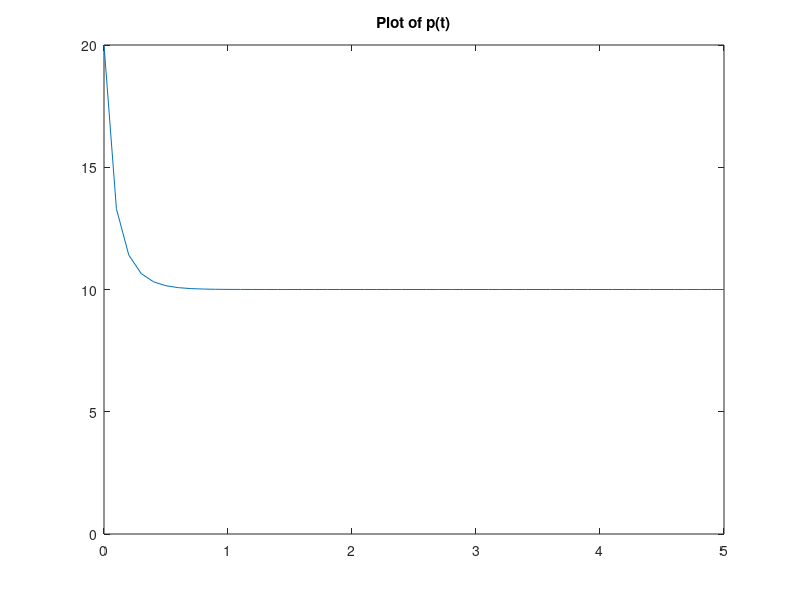

Write MATLAB code to recreate this figure. (Note: this script raises an error after producing the figure.)
p_t = @(t) 200./(20-10*exp(-7*t));
%% a
t = 0:0.1:5;
figure(1);
plot(t, p_t(t));
axis([0,5,0,20]);
title('Plot of p(t)');
hold on;
%% b
y0 = 20;
tEnd = 5;
figure(2);
pre_error = 0;
for i=0:5
    dt = 0.5^i;
    t = 0:dt:tEnd;
    error = sqrt(dt*0.2)*norm(p_t(t)-Euler(y0,dt,tEnd));
    fprintf('Explicit Euler with dt=%f, error is %f, reduction is %f.\n',dt,error,pre_error/error);
    pre_error = error;
    plot(t,Euler(y0,dt,tEnd));    
    hold on;
end
title('Explicit Euler');
axis([0,5,0,20]);
legend('dt=1','dt=1/2','dt=1/4','dt=1/8','dt=1/16','dt=1/32','Location','southeast');

figure(3);
for i=0:5   
    dt = 0.5^i;
    t = 0:dt:tEnd;
    error = sqrt(dt*0.2)*norm(p_t(t)-Heun(y0,dt,tEnd));
    fprintf('Explicit Heun with dt=%f, error is %f, recution is %f.\n',dt,error,pre_error/error);
    pre_error = error;
    plot(t,Heun(y0,dt,tEnd));
    hold on;
end
title('Heun');
axis([0,5,0,20]);
legend('dt=1','dt=1/2','dt=1/4','dt=1/8','dt=1/16','dt=1/32','Location','southeast');
%% c & d
figure(4);
for i=0:5
    dt = 0.5^i;
    t = 0:dt:tEnd;
    error = sqrt(dt*0.2)*norm(p_t(t)-ImplicitEuler(y0,dt,tEnd));
    fprintf('Implicit Euler with dt=%f, error is %f, reduction is %f.\n',dt,error,pre_error/error);
    pre_error = error;
    plot(t,ImplicitEuler(y0,dt,tEnd));    
    hold on;
end
t = 0:0.1:5;
plot(t, p_t(t));
title('Implicit Euler');
axis([0,5,0,20]);
legend('dt=1','dt=1/2','dt=1/4','dt=1/8','dt=1/16','dt=1/32','given solution','Location','southeast');

figure(5);
for i=0:5   
    dt = 0.5^i;
    t = 0:dt:tEnd;
    error = sqrt(dt*0.2)*norm(p_t(t)-AM2nd(y0,dt,tEnd));
    fprintf('Implicit Adam-Moulton with dt=%f, error is %f, reduction is %f.\n',dt,error,pre_error/error);
    pre_error = error;
    plot(t,AM2nd(y0,dt,tEnd));
    hold on;
end
t = 0:0.1:5;
plot(t, p_t(t));
title('2nd order Adams-Moulton');
axis([0,5,0,20]);
legend('dt=1','dt=1/2','dt=1/4','dt=1/8','dt=1/16','dt=1/32','given solution','Location','southeast');
%% e & f
figure(6);
for i=0:5   
    dt = 0.5^i;
    t = 0:dt:tEnd;
    error = sqrt(dt*0.2)*norm(p_t(t)-AM2ndLinear1(y0,dt,tEnd));
    fprintf('Implicit Adam-Moulton with linearization 1 with dt=%f, error is %f, reduction is %f.\n',dt,error,pre_error/error);
    pre_error = error;
    plot(t,AM2ndLinear1(y0,dt,tEnd));
    hold on;
end
t = 0:0.1:5;
plot(t, p_t(t));
title('2nd order Adams-Moulton with linearisation 1');
axis([0,5,0,20]);
legend('dt=1','dt=1/2','dt=1/4','dt=1/8','dt=1/16','dt=1/32','given solution','Location','southeast');

figure(7);
for i=0:5   
    dt = 0.5^i;
    t = 0:dt:tEnd;
    error = sqrt(dt*0.2)*norm(p_t(t)-AM2ndLinear2(y0,dt,tEnd));
    fprintf('Implicit Adam-Moulton with linearization 2 with dt=%f, error is %f, reduction is %f.\n',dt,error,pre_error/error);
    pre_error = error;
    plot(t,AM2ndLinear2(y0,dt,tEnd));
    hold on;
end
t = 0:0.1:5;
plot(t, p_t(t));
title('2nd order Adams-Moulton with linearisation 2');
axis([0,5,0,20]);
legend('dt=1','dt=1/2','dt=1/4','dt=1/8','dt=1/16','dt=1/32','given solution','Location','southeast');